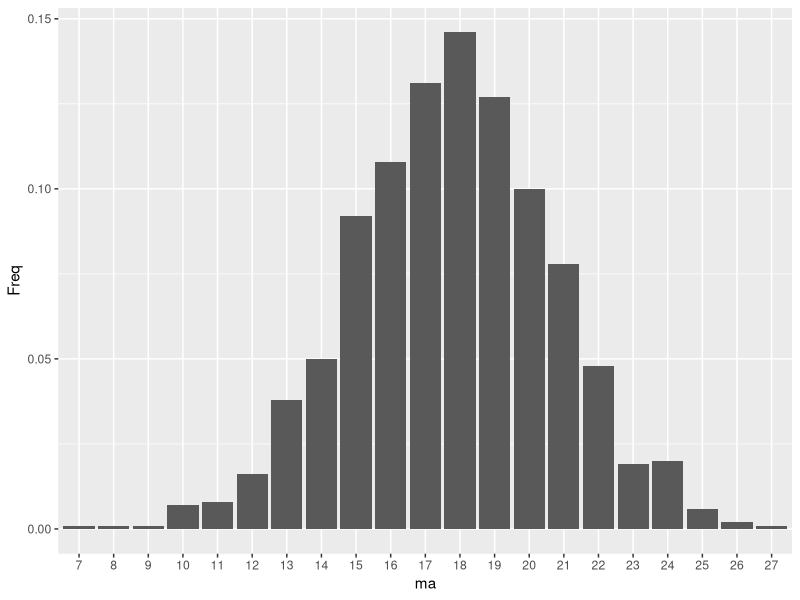
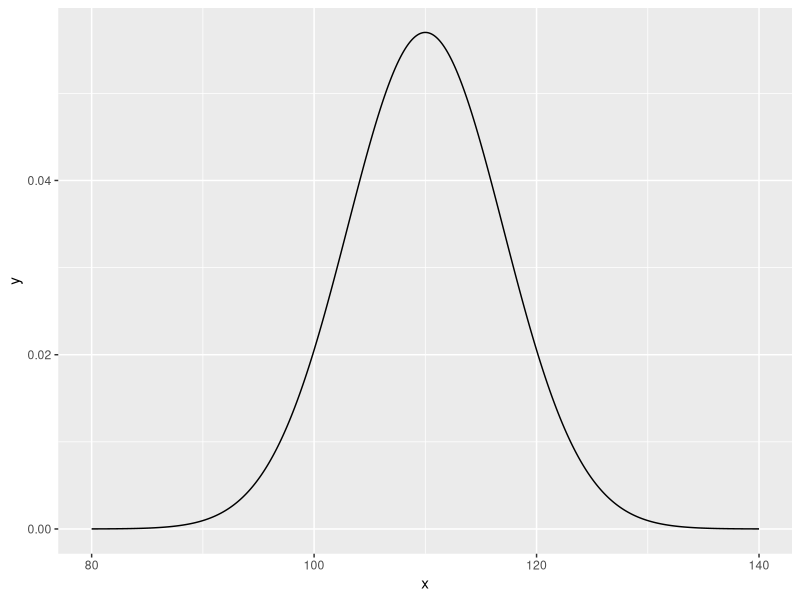
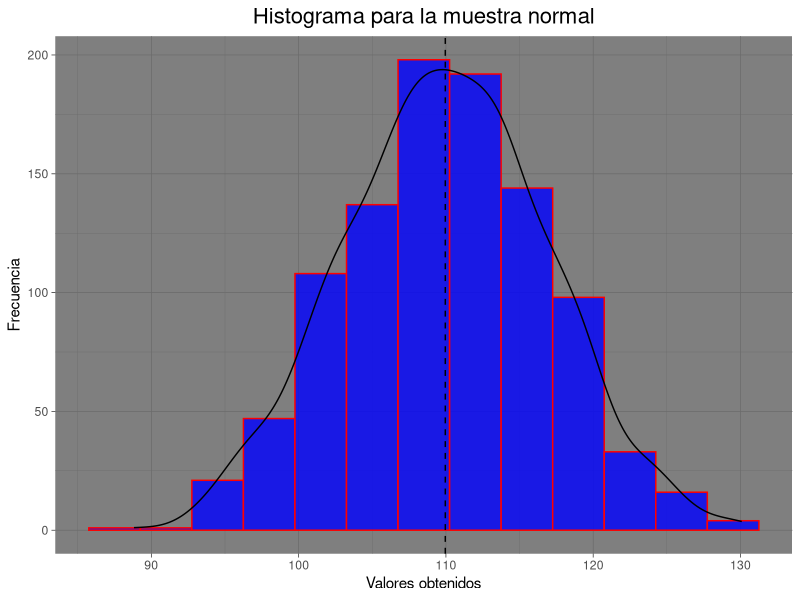

Source code (R) for these figures, in order:
#### Reto 1 

# Consideremos un experimento binomial con n = 35 pruebas
# idénticas e independientes, en donde la probabilidad de éxito en 
# cada prueba es p = 0.51. Encuentre lo siguiente:
#   
  
# La probabilidad de observar exactamente 10 éxitos
dbinom(x=10, p = 0.51, size = 35)
# La probabilidad de observar 10 o más exitos
pbinom(q = 9, size = 35, prob = 0.51,  lower.tail = FALSE)
# El cuantil de orden 0.5
qbinom(p=.5,size=35,prob = 0.51)
# Genere una muestra aleatoria de tamaño 1000 de esta distribución,
# construya una tabla de frecuencias relativas con los resultados 
# y realice el gráfico de barras de los resultados que muestre las 
# frecuencias relativas.

set.seed(4857) # 4.
ma <- rbinom(n = 1000, size = 35, prob = 0.51)
madf <- as.data.frame(table(ma)/length(ma))
tail(madf)
library(ggplot2)
p <- ggplot(madf, aes(x = ma, y = Freq)) + 
  geom_bar (stat="identity")
p


#### Distribución normal

# Considere una variable aleatoria normal con media 110 y desviación estándar 7. Realice lo siguiente:

# 1. Grafique la función de densidad de probabilidad
# 2. Encuentre la probabilidad de que la v.a. sea mayor o igual a 140
# 3. Encuentre el cuantil de orden 0.95
# 4. Genere una muestra aleatoria de tamaño 1000 y realice el histograma de frecuencias relativas para esta muestra

# **Solución**

library(ggplot2)
x <- seq(80, 140, 0.1) # 1.
y <- dnorm(x = x, mean = 110, sd = 7)
data <- data.frame(x, y)
tail(data)
p <- ggplot(data, aes(x, y)) + geom_line()
p
pnorm(140, mean = 110, sd = 7, lower.tail = FALSE) # 2. 
qnorm(0.95, mean = 110, sd = 7) # 3.

set.seed(19) # 4.
ma <- rnorm(1000, mean = 110, sd = 7) 
madf <- as.data.frame(ma)
tail(madf)

p <- ggplot(madf, aes(ma)) + 
  geom_histogram(colour = 'red', 
                 fill = 'blue',
                 alpha = 0.8, # Intensidad del color fill
                 binwidth = 3.5) + 
  geom_density(aes(y = 3.5*..count..))+
  geom_vline(xintercept = mean(ma), 
             linetype="dashed", color = "black") + 
  ggtitle('Histograma para la muestra normal') + 
  labs(x = 'Valores obtenidos', y = 'Frecuencia')+
  theme_dark() +
  theme(plot.title = element_text(hjust = 0.5, size = 16))
p